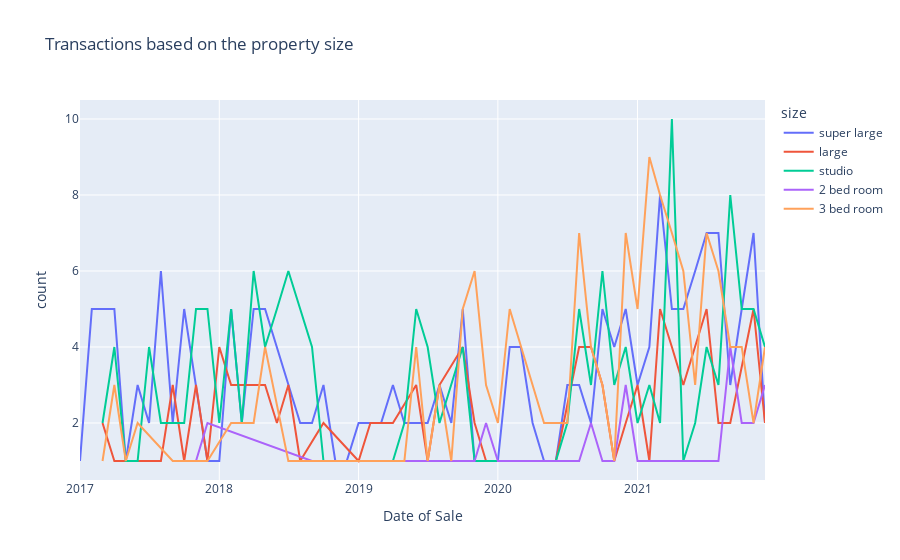

Write notebook code for a chart like this one.
### Code cell
fig = px.line(ndf, x="Date of Sale", y="count", color='size', title='Transactions based on the property size')
fig.show()
